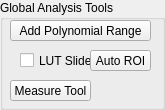
<?xml version="1.0" encoding="UTF-8"?>
<ui version="4.0">
 <class>GroupBox</class>
 <widget class="QGroupBox" name="GroupBox">
  <property name="geometry">
   <rect>
    <x>0</x>
    <y>0</y>
    <width>165</width>
    <height>110</height>
   </rect>
  </property>
  <property name="minimumSize">
   <size>
    <width>165</width>
    <height>110</height>
   </size>
  </property>
  <property name="windowTitle">
   <string>GroupBox</string>
  </property>
  <property name="title">
   <string>Global Analysis Tools</string>
  </property>
  <widget class="QPushButton" name="autoROIButton">
   <property name="geometry">
    <rect>
     <x>90</x>
     <y>50</y>
     <width>61</width>
     <height>21</height>
    </rect>
   </property>
   <property name="text">
    <string>Auto ROI</string>
   </property>
  </widget>
  <widget class="QPushButton" name="addPolyButton">
   <property name="geometry">
    <rect>
     <x>10</x>
     <y>20</y>
     <width>141</width>
     <height>21</height>
    </rect>
   </property>
   <property name="text">
    <string>Add Polynomial Range</string>
   </property>
  </widget>
  <widget class="QCheckBox" name="sliderCheck">
   <property name="geometry">
    <rect>
     <x>20</x>
     <y>50</y>
     <width>71</width>
     <height>21</height>
    </rect>
   </property>
   <property name="text">
    <string>LUT Slider</string>
   </property>
  </widget>
  <widget class="QPushButton" name="measureButton">
   <property name="geometry">
    <rect>
     <x>10</x>
     <y>80</y>
     <width>81</width>
     <height>21</height>
    </rect>
   </property>
   <property name="text">
    <string>Measure Tool</string>
   </property>
  </widget>
 </widget>
 <resources/>
 <connections/>
</ui>
